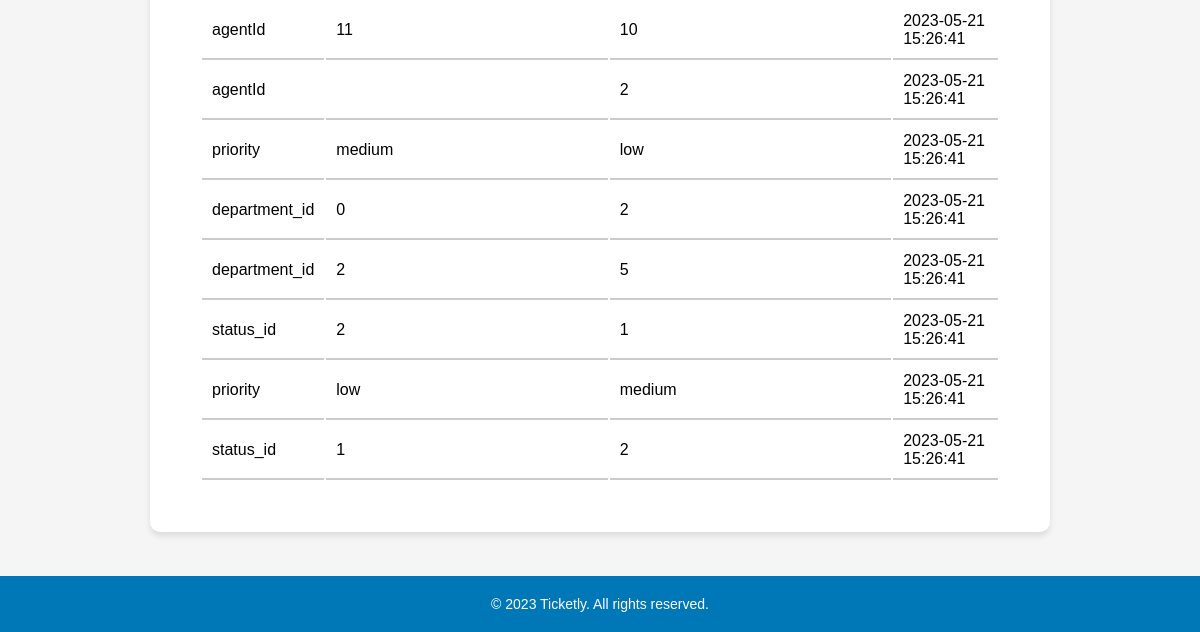
Before: /pages/ticketLog.php?id=1 (signed in, lower part) with the older database file.
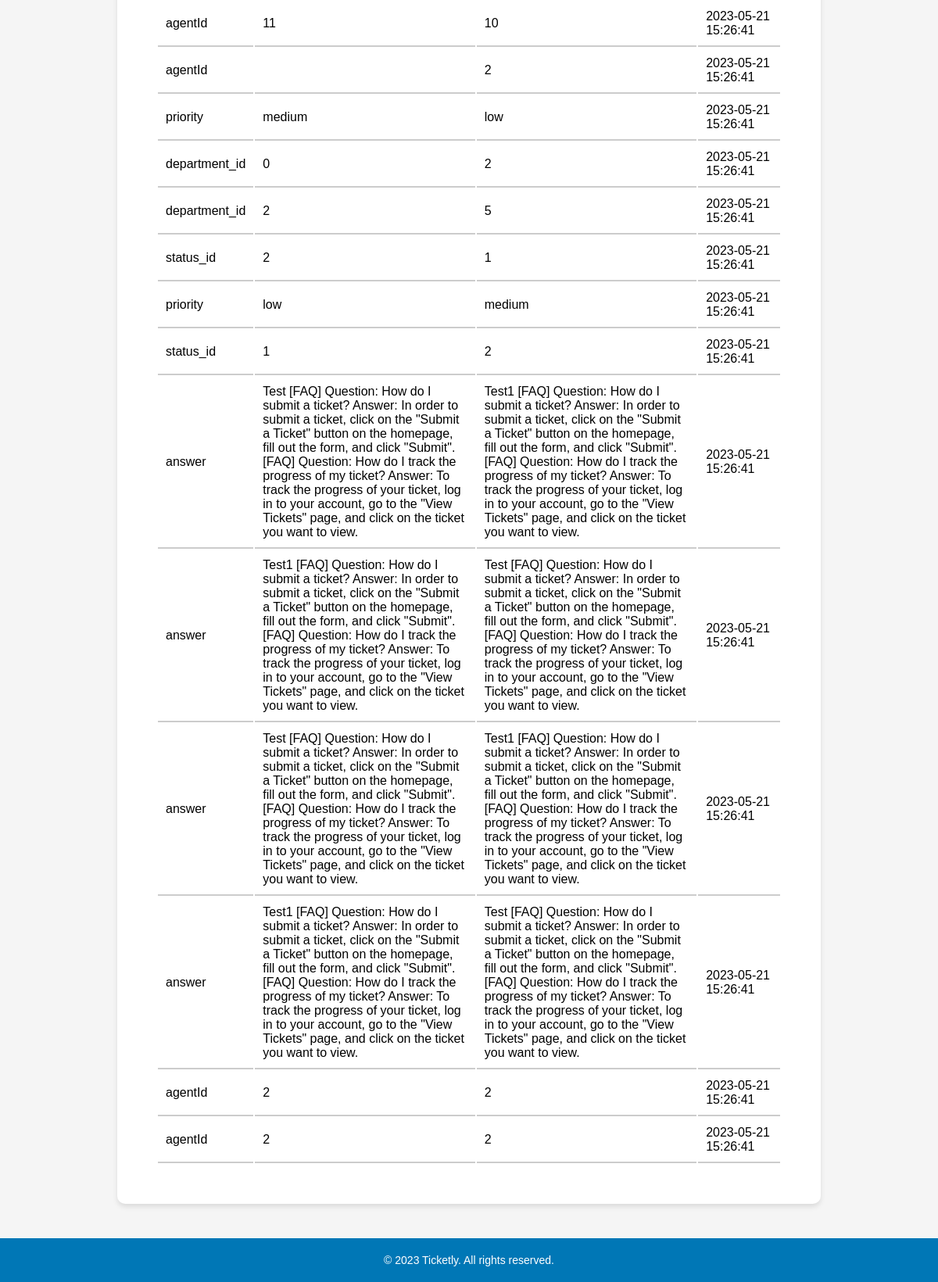
After: the same page with the newer database file.
### tables this page shows
CREATE TABLE ticket_logs (
    id INTEGER PRIMARY KEY AUTOINCREMENT,
    ticket_id INTEGER NOT NULL,
    field VARCHAR(255) NOT NULL,
    old_value TEXT,
    new_value TEXT,
    created_at DATETIME NOT NULL,
    FOREIGN KEY(ticket_id) REFERENCES tickets(id)
);

### pages/ticketLog.php (called while the page is built, shortened)
<?php
    $session = new Session();
    require_once(__DIR__ . '/../templates/ticketLog.tpl.php');
    drawTicketLog($session);
?>

### database/ticketLogs.class.php (called while the page is built, shortened)
<?php
    class TicketLogs {
        public function __construct(?int $id, int $ticketId, string $fieldName, string $oldValue, string $newValue) {
            $this->fieldName = $fieldName;
            $this->oldValue = $oldValue;
            $this->newValue = $newValue;
            $this->createdAt = date('Y-m-d H:i:s');
        }
    }
    function getLogsByTicketId(PDO $db, int $ticketId): array {
        $stmt = $db->prepare('SELECT * FROM ticket_logs WHERE ticket_id = :ticketId');
        $stmt->bindValue(':ticketId', $ticketId, PDO::PARAM_INT);
        $stmt->execute();
        $logs = [];
        while ($row = $stmt->fetch(PDO::FETCH_ASSOC)) {
            $logs[] = new TicketLogs(
                (int) $row['id'],
                (int) $row['ticket_id'],
                $row['field'],
                $row['old_value'],
                $row['new_value']
            );
        }
        return $logs;
    }
?>

### templates/ticketLog.tpl.php (the view, shortened to what this page needs)
<?php function drawTicketLog(Session $session) {
    ?>
    <!DOCTYPE html>
    <html lang="en">
    <head>
        <link rel="stylesheet" href="../style/listClients.css">
    </head>
    <body>
        <?php include '../templates/header.tpl.php';?>
        <main>
            <section id="ticket-log">
                <?php
                require_once '../database/connection.db.php';
                require_once '../database/ticketLogs.class.php';
                $db = getDatabaseConnection();
                $ticketID = $_GET['id'];
                $ticketLogs = getLogsByTicketId($db, $ticketID);
                if (empty($ticketLogs)) {
                    echo '<p>No logs found for this ticket.</p>';
                } else {
                    echo '<table>';
                    foreach ($ticketLogs as $log) {
                        echo '<tr>';
                        echo '<td>' . $log->fieldName . '</td>';
                        echo '<td>' . $log->oldValue . '</td>';
                        echo '<td>' . $log->newValue . '</td>';
                        echo '<td>' . $log->createdAt . '</td>';
                        echo '</tr>';
                    }
                    echo '</table>';
                }
                ?>
            </section>
        </main>
        <?php include '../templates/footer.tpl.php'; ?>
    </body>
    </html>
<?php } ?>

### templates/header.tpl.php (shortened to what this page needs)
<!DOCTYPE html>
<html>
    <link rel="stylesheet" href="../style/header.css">
</html>

### templates/footer.tpl.php
<!DOCTYPE html>
<html>
    <link rel="stylesheet" href="../style/footer.css">
    <footer>
        <p>&copy; 2023 Ticketly. All rights reserved.</p>
    </footer>
<html>

### style/listClients.css (style rules this page uses)
main { background-color: #fff; padding: 50px; border-radius: 10px; box-shadow: 0 4px 6px rgba(0, 0, 0, 0.1); margin: 50px auto; max-width: 900px; display: flex; flex-direction: column; align-items: center; margin-bottom: 100px; }

### style/header.css (style rules this page uses)
* { box-sizing: border-box; margin: 0; padding: 0; }
body { font-family: Arial, sans-serif; background-color: #f5f5f5; }

### style/footer.css (style rules this page uses)
footer { position: fixed; bottom: 0; left: 0; width: 100%; background-color: #0077b6; color: #fff; text-align: center; padding: 20px; font-size: 14px; margin: 0; }
footer p { margin: 0; }

Changed rows visible on the page:
added ticket_logs: field "answer", old_value "Test [FAQ] Question: How do I submit a ticket? Answer: In order to submit a ticket, click on the \"Submit a Ticket\" button on the homepage, fill out the form, and click \"Submit\". [FAQ] Question: How do I track the progress of my ticket? Answer: To track the progress of your ticket, log in to your account, go to the \"View Tickets\" page, and click on the ticket you want to view.", new_value "Test1 [FAQ] Question: How do I submit a ticket? Answer: In order to submit a ticket, click on the \"Submit a Ticket\" button on the homepage, fill out the form, and click \"Submit\". [FAQ] Question: How do I track the progress of my ticket? Answer: To track the progress of your ticket, log in to your account, go to the \"View Tickets\" page, and click on the ticket you want to view.", createdAt "2023-05-21 15:26:41"
added ticket_logs: field "answer", old_value "Test1 [FAQ] Question: How do I submit a ticket? Answer: In order to submit a ticket, click on the \"Submit a Ticket\" button on the homepage, fill out the form, and click \"Submit\". [FAQ] Question: How do I track the progress of my ticket? Answer: To track the progress of your ticket, log in to your account, go to the \"View Tickets\" page, and click on the ticket you want to view.", new_value "Test [FAQ] Question: How do I submit a ticket? Answer: In order to submit a ticket, click on the \"Submit a Ticket\" button on the homepage, fill out the form, and click \"Submit\". [FAQ] Question: How do I track the progress of my ticket? Answer: To track the progress of your ticket, log in to your account, go to the \"View Tickets\" page, and click on the ticket you want to view.", createdAt "2023-05-21 15:26:41"
added ticket_logs: field "answer", old_value "Test [FAQ] Question: How do I submit a ticket? Answer: In order to submit a ticket, click on the \"Submit a Ticket\" button on the homepage, fill out the form, and click \"Submit\". [FAQ] Question: How do I track the progress of my ticket? Answer: To track the progress of your ticket, log in to your account, go to the \"View Tickets\" page, and click on the ticket you want to view.", new_value "Test1 [FAQ] Question: How do I submit a ticket? Answer: In order to submit a ticket, click on the \"Submit a Ticket\" button on the homepage, fill out the form, and click \"Submit\". [FAQ] Question: How do I track the progress of my ticket? Answer: To track the progress of your ticket, log in to your account, go to the \"View Tickets\" page, and click on the ticket you want to view.", createdAt "2023-05-21 15:26:41"
added ticket_logs: field "answer", old_value "Test1 [FAQ] Question: How do I submit a ticket? Answer: In order to submit a ticket, click on the \"Submit a Ticket\" button on the homepage, fill out the form, and click \"Submit\". [FAQ] Question: How do I track the progress of my ticket? Answer: To track the progress of your ticket, log in to your account, go to the \"View Tickets\" page, and click on the ticket you want to view.", new_value "Test [FAQ] Question: How do I submit a ticket? Answer: In order to submit a ticket, click on the \"Submit a Ticket\" button on the homepage, fill out the form, and click \"Submit\". [FAQ] Question: How do I track the progress of my ticket? Answer: To track the progress of your ticket, log in to your account, go to the \"View Tickets\" page, and click on the ticket you want to view.", createdAt "2023-05-21 15:26:41"
added ticket_logs: field "agentId", old_value "2", new_value "2", createdAt "2023-05-21 15:26:41"
added ticket_logs: field "agentId", old_value "2", new_value "2", createdAt "2023-05-21 15:26:41"
